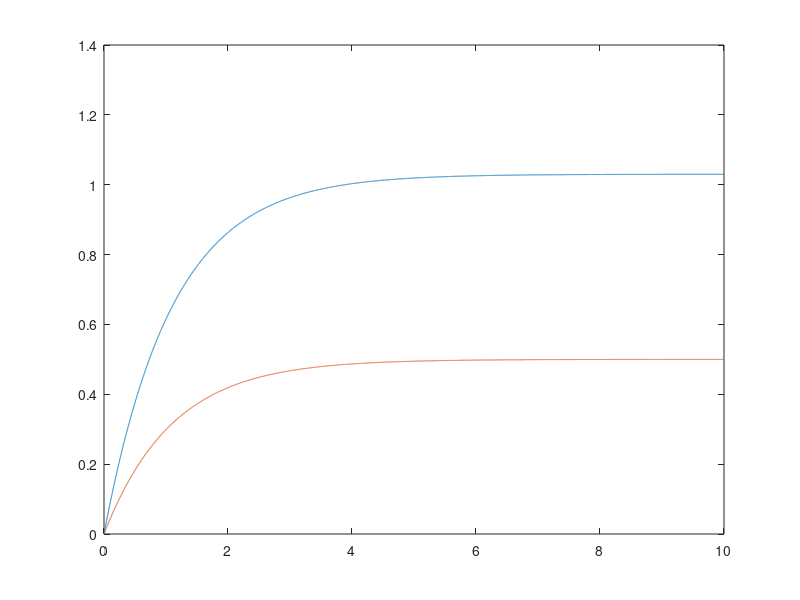
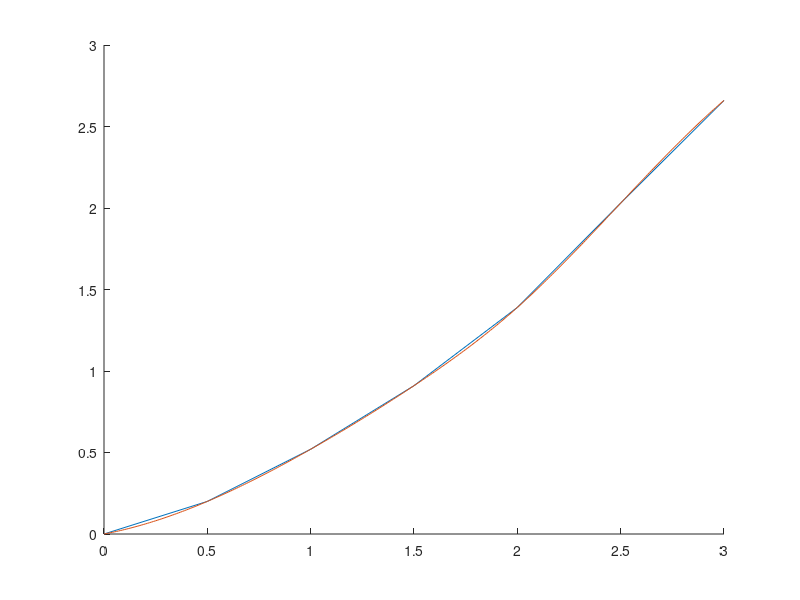

Recreate these plots in MATLAB, in order.


% count=1
% real3=2.03
% real5=4.03
% real0=0
% 
% for j=1:200;
%     
%     a=j*0.01;
%     
%     for k=1:200;
%     
%         b=k*0.01;
%         
%         c=log(a)/-b;
%     t=[0:0.001:10];
%     v =a-exp(-b*(t+0.15));
% acount(count)=a;
% bcount(count)=b;
%     x=(a*t+1/b*exp(-b*(t+c)))-exp(-b*c)/b;
%     
%     x3(count)=x(3000);
%     x5(count)=x(5000);
%       
%     count=count+1;
%     
%     end
% end
% 
% 
% 
% for l=1:40000;
%     error3=abs(x3(l)-real3);
%     error5=abs(x5(l)-real5);
%     errorr(l)=error5+error3;
%     
% end
% 
% [small samp]=min(errorr);
% 
% a=acount(samp)
% b=bcount(samp)



close all;
%astraight=0.88
%bstraight=0.51

t=[0:0.001:10];

%straight constants

a=1.03;
b=0.91;
c=log(a)/-b;

%turn constants
at=0.5;
bt=0.91;
ct=log(at)/-b;


%straight speed/distance
v=a-exp(-b*(t+c));
x=(a*t+1/b*exp(-b*(t+c)))-exp(-b*c)/b;

%turn speed/distance
vt=at-exp(-bt*(t+ct));
xt=(at*t+1/bt*exp(-bt*(t+ct)))-exp(-bt*c)/bt;

%%lineare benaderig
tmeting=[0,.5,1,1.5,2,2.5,3];
dmeting=[0,.2,.52,.91,1.39,2.03,2.66]

plot(t,v)
hold on
plot(t,vt)


figure(2)
hold on
% plot(t,x)
% hold on
% plot(t,xt)
% hold on
plot(tmeting,dmeting)
hold on
plot([0:0.01:3],interp1(tmeting,dmeting,[0:0.01:3],'spline'))
